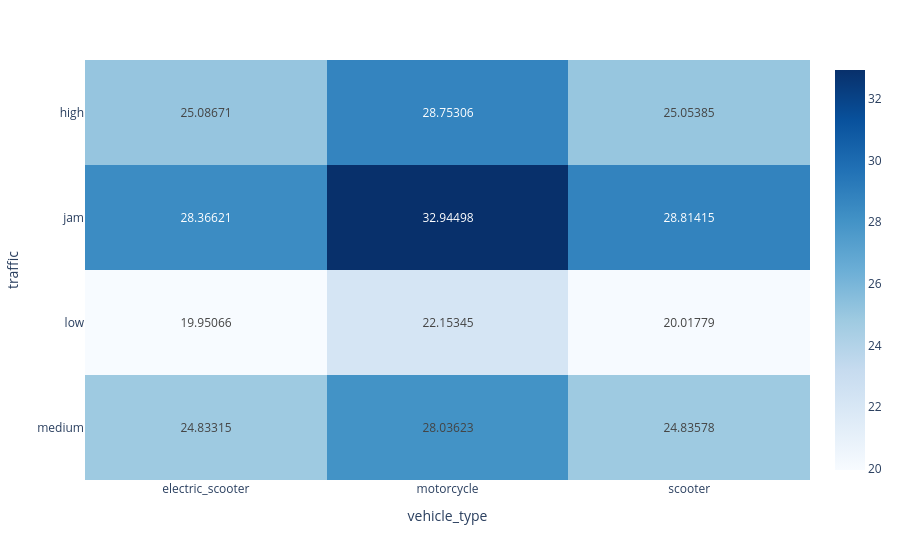

The cell this chart's notebook holds for it:
### Markdown cell above
(1) Vehicle Condition 3 has higher mean delivery time regardless of the traffic.

### Code cell
multivariate_analysis('time','vehicle_type','traffic')

### Figure 1 — Plotly figure (JSON) as saved in the notebook; plotly's stock layout.template omitted (floating-point values rounded to 4 significant figures)
{"data": [{"coloraxis": "coloraxis", "hovertemplate": "vehicle_type: %{x}<br>traffic: %{y}<br>color: %{z}<extra></extra>", "name": "0", "texttemplate": "%{z}", "type": "heatmap", "x": ["electric_scooter", "motorcycle", "scooter"], "xaxis": "x", "y": ["high", "jam", "low", "medium"], "yaxis": "y", "z": [[25.09, 28.75, 25.05], [28.37, 32.94, 28.81], [19.95, 22.15, 20.02], [24.83, 28.04, 24.84]]}], "layout": {"coloraxis": {"colorscale": [[0, "rgb(247,251,255)"], [0.125, "rgb(222,235,247)"], [0.25, "rgb(198,219,239)"], [0.375, "rgb(158,202,225)"], [0.5, "rgb(107,174,214)"], [0.625, "rgb(66,146,198)"], [0.75, "rgb(33,113,181)"], [0.875, "rgb(8,81,156)"], [1, "rgb(8,48,107)"]]}, "margin": {"t": 60}, "xaxis": {"anchor": "y", "domain": [0, 1], "title": {"text": "vehicle_type"}}, "yaxis": {"anchor": "x", "autorange": "reversed", "domain": [0, 1], "title": {"text": "traffic"}}}}
